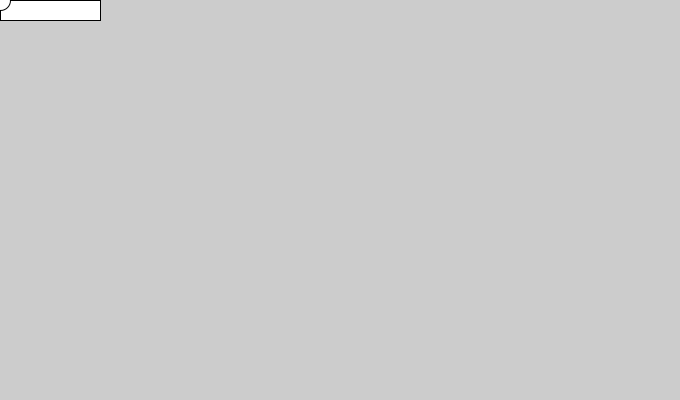
Frame 1 (no input)
Frame 60 (the mouse pressed at the canvas centre just before this capture): identical to frame 1, image omitted
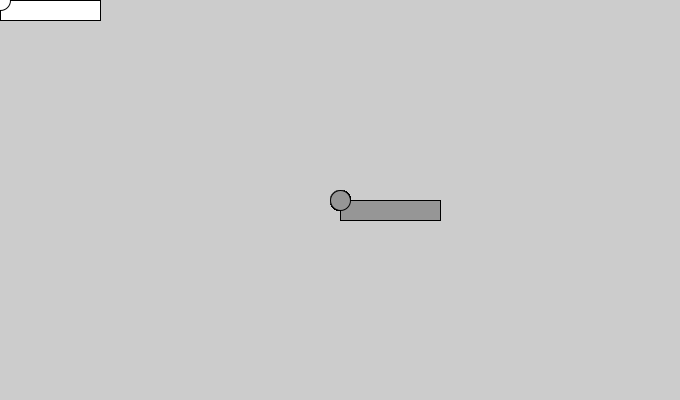
Frame 120 (the mouse held since frame 60 and released just before this capture)

The Processing sketch that drew these frames (run headless with seeded random() and noise(); from frame 60 on, the mouse is pressed at the canvas centre):

// Processing sketch: processing_38700
// ── processing_38700.pde

void setup()
{ size(680,400);
smooth();}

void draw()
{if (mousePressed)
    {fill(150);}
else
    {fill(255);}
    rect (mouseX,mouseY,100,20);
    ellipse(mouseX,mouseY,20,20);


}
